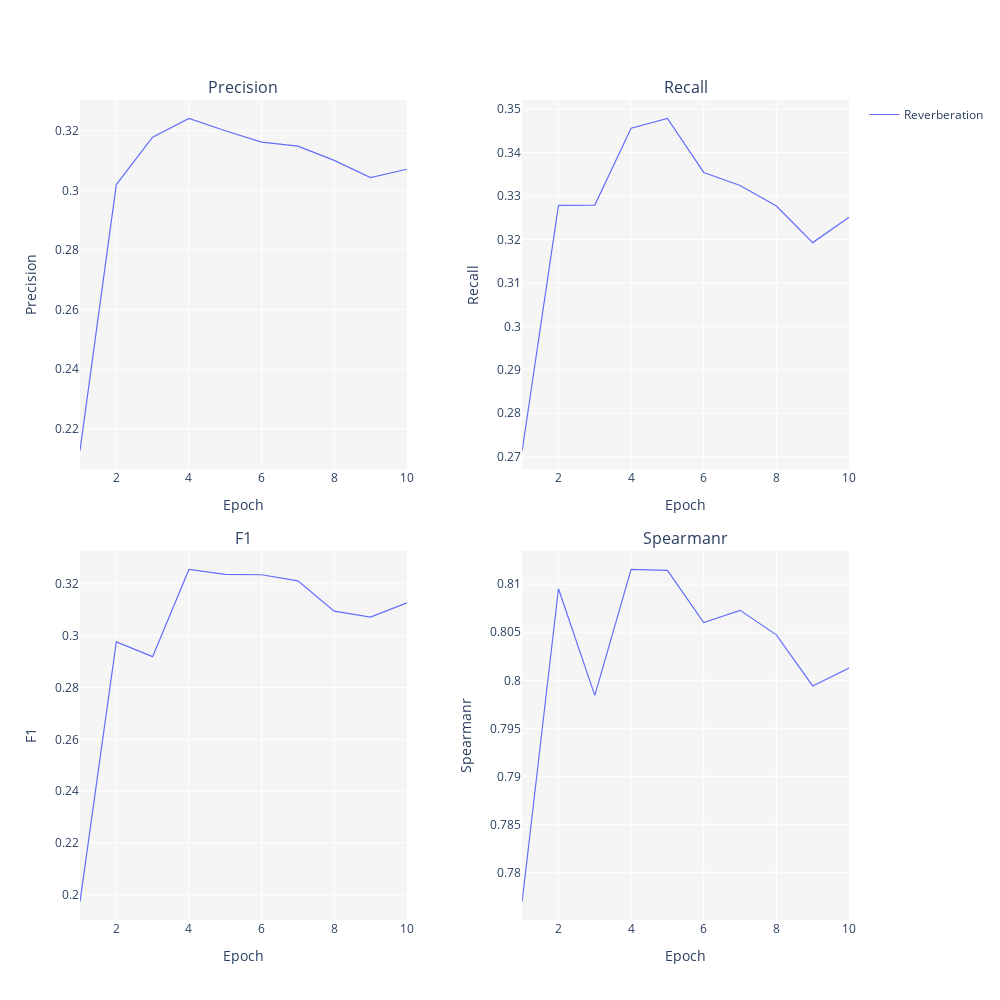

Here is the notebook cell this chart was saved with:
### Code cell
asa_metrics = []

for name, paths in asa_output_paths.items():
    df = asa_get_df(paths)
    df = df.groupby("epoch").mean().reset_index()
    df["exp_name"] = name
    asa_metrics.append(df)

asa_df = pd.concat(asa_metrics).reset_index(drop=True)

ys=["eval_precision", "eval_recall", "eval_f1", "eval_spearmanr"]
plot_metrics(asa_df,
             ys=ys,
             group="exp_name", 
             height=1000, 
             titles=[y.split('_')[-1].title() for y in ys])

### Figure 1 — Plotly figure (JSON) as saved in the notebook; plotly's stock layout.template omitted (floating-point values rounded to 4 significant figures)
{"data": [{"hovertemplate": "exp_name=Reverberation<br>epoch=%{x}<br>eval_precision=%{y}<extra></extra>", "legendgroup": "Reverberation", "line": {"color": "#636efa", "dash": "solid", "width": 1.2}, "marker": {"symbol": "circle"}, "mode": "lines", "name": "Reverberation", "orientation": "v", "showlegend": true, "type": "scatter", "x": [1, 2, 3, 4, 5, 6, 7, 8, 9, 10], "xaxis": "x", "y": [0.2127, 0.3019, 0.3178, 0.3241, 0.32, 0.3162, 0.3148, 0.3101, 0.3043, 0.3071], "yaxis": "y"}, {"hovertemplate": "exp_name=Reverberation<br>epoch=%{x}<br>eval_recall=%{y}<extra></extra>", "legendgroup": "Reverberation", "line": {"color": "#636efa", "dash": "solid", "width": 1.2}, "marker": {"symbol": "circle"}, "mode": "lines", "name": "Reverberation", "orientation": "v", "showlegend": false, "type": "scatter", "x": [1, 2, 3, 4, 5, 6, 7, 8, 9, 10], "xaxis": "x2", "y": [0.2714, 0.3278, 0.3279, 0.3456, 0.3479, 0.3354, 0.3324, 0.3277, 0.3193, 0.3251], "yaxis": "y2"}, {"hovertemplate": "exp_name=Reverberation<br>epoch=%{x}<br>eval_f1=%{y}<extra></extra>", "legendgroup": "Reverberation", "line": {"color": "#636efa", "dash": "solid", "width": 1.2}, "marker": {"symbol": "circle"}, "mode": "lines", "name": "Reverberation", "orientation": "v", "showlegend": false, "type": "scatter", "x": [1, 2, 3, 4, 5, 6, 7, 8, 9, 10], "xaxis": "x3", "y": [0.1974, 0.2976, 0.2919, 0.3255, 0.3236, 0.3235, 0.3211, 0.3094, 0.3072, 0.3126], "yaxis": "y3"}, {"hovertemplate": "exp_name=Reverberation<br>epoch=%{x}<br>eval_spearmanr=%{y}<extra></extra>", "legendgroup": "Reverberation", "line": {"color": "#636efa", "dash": "solid", "width": 1.2}, "marker": {"symbol": "circle"}, "mode": "lines", "name": "Reverberation", "orientation": "v", "showlegend": false, "type": "scatter", "x": [1, 2, 3, 4, 5, 6, 7, 8, 9, 10], "xaxis": "x4", "y": [0.777, 0.8095, 0.7984, 0.8115, 0.8114, 0.806, 0.8073, 0.8047, 0.7994, 0.8013], "yaxis": "y4"}], "layout": {"annotations": [{"font": {"size": 16}, "showarrow": false, "text": "Precision", "x": 0.2125, "xanchor": "center", "xref": "paper", "y": 1, "yanchor": "bottom", "yref": "paper"}, {"font": {"size": 16}, "showarrow": false, "text": "Recall", "x": 0.7875, "xanchor": "center", "xref": "paper", "y": 1, "yanchor": "bottom", "yref": "paper"}, {"font": {"size": 16}, "showarrow": false, "text": "F1", "x": 0.2125, "xanchor": "center", "xref": "paper", "y": 0.45, "yanchor": "bottom", "yref": "paper"}, {"font": {"size": 16}, "showarrow": false, "text": "Spearmanr", "x": 0.7875, "xanchor": "center", "xref": "paper", "y": 0.45, "yanchor": "bottom", "yref": "paper"}], "height": 1000, "plot_bgcolor": "whitesmoke", "width": 1000, "xaxis": {"anchor": "y", "domain": [0, 0.425], "title": {"text": "Epoch"}}, "xaxis2": {"anchor": "y2", "domain": [0.575, 1], "title": {"text": "Epoch"}}, "xaxis3": {"anchor": "y3", "domain": [0, 0.425], "title": {"text": "Epoch"}}, "xaxis4": {"anchor": "y4", "domain": [0.575, 1], "title": {"text": "Epoch"}}, "yaxis": {"anchor": "x", "domain": [0.55, 1], "title": {"text": "Precision"}}, "yaxis2": {"anchor": "x2", "domain": [0.55, 1], "title": {"text": "Recall"}}, "yaxis3": {"anchor": "x3", "domain": [0, 0.45], "title": {"text": "F1"}}, "yaxis4": {"anchor": "x4", "domain": [0, 0.45], "title": {"text": "Spearmanr"}}}}
